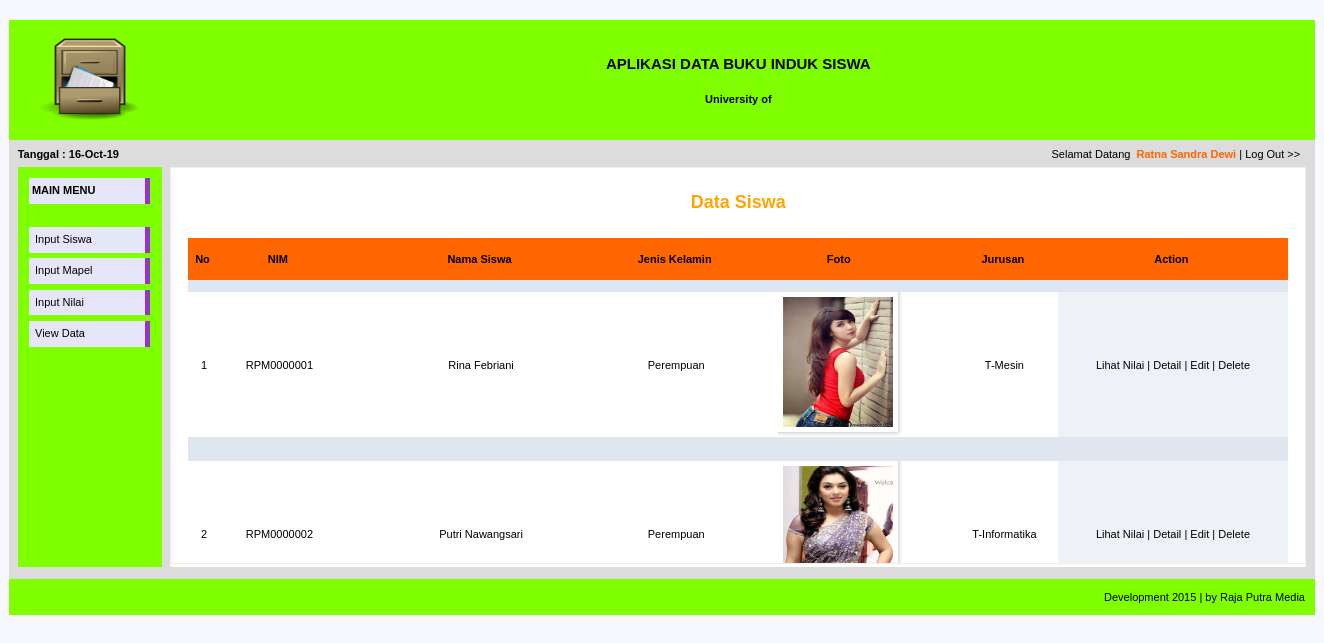
The app's page /home-admin.php?page=form-lihat-data-mahasiswa (signed in) with its own data.
### tables this page shows
CREATE TABLE IF NOT EXISTS `data_siswa` (
  `nim` varchar(10) NOT NULL,
  `nama_siswa` varchar(30) NOT NULL,
  `jk` varchar(9) NOT NULL,
  `foto` varchar(30) NOT NULL,
  `jurusan` varchar(20) NOT NULL,
  `tmp_lahir` varchar(25) NOT NULL,
  `tgl_lahir` date NOT NULL,
  `alamat` varchar(50) NOT NULL,
  `nama_ibu` varchar(30) NOT NULL,
  `email` varchar(30) NOT NULL,
  `hp` varchar(12) NOT NULL
);

### form-lihat-data-mahasiswa.php (the view, shortened to what this page needs)
<div style="border:1px solid rgb(238,238,238); padding:10px; overflow:auto; width:1114px; height:375px;">
<h2 align="center"><font color="orange" size="4" face="arial"><b>Data Siswa</b></font></h2><br>
<table width="1100" border="0" align="center" cellpadding="0" cellspacing="0">
<tr bgcolor="#FF6600" height="42">
	<th width="5">No</td>&nbsp;
	<th width="60">NIM</td>&nbsp;
	<th width="160">Nama Siswa</td>&nbsp;
	<th width="60">Jenis Kelamin</td>&nbsp;
	<th width="60">Foto</td>&nbsp;
	<th width="60">Jurusan</td>&nbsp;
	<th width="130">Action</td>&nbsp;
</tr>
<?php
	$Open = mysqli_connect("localhost","root","");
	$Cari="SELECT * FROM data_siswa ORDER BY nim";
	$Tampil = mysqli_query($Open,$Cari);
	$nomer=0;
    while (	$hasil = mysqli_fetch_array ($Tampil)) {
			$nim 		= stripslashes ($hasil['nim']);
			$nama_siswa	= stripslashes ($hasil['nama_siswa']);
			$jk			= stripslashes ($hasil['jk']);
			$foto 		= $hasil['foto'];
			$jurusan	= stripslashes ($hasil['jurusan']);
	$nomer++;
?>
	<tr align="center" bgcolor="#DFE6EF">
		<td>&nbsp;</td>
		<td>&nbsp;</td>
		<td>&nbsp;</td>
		<td>&nbsp;</td>
		<td>&nbsp;</td>
		<td>&nbsp;</td>
		<td>&nbsp;</td>
	</tr>
	<tr align="center" height="130">
		<td><?=$nomer?><div align="center"></div></td>
		<td><?=$nim?><div align="center"></div></td>
		<td><?=$nama_siswa?><div align="center"></div></td>
		<td><?=$jk?><div align="center"></div></td>
		<td><?php
				if (empty($foto))
					echo "<strong><img src='foto/nopic.gif' width='110' height='130'> <br> No Image </strong>";
					else
					echo "<img class='shadow' src='foto/$foto' width='110' height='130' title='$nama_siswa' >";
					?><div align="center"></div></td>
		<td><?=$jurusan?><div align="center"></div></td>
		<td bgcolor="#EEF2F7"><div align="center"><a href="home-admin.php?page=lihat-nilai-siswa&nim=<?=$nim?>">Lihat Nilai</a> | <a href="home-admin.php?page=form-detail-data-siswa&nim=<?=$nim?>">Detail</a> | <a href="home-admin.php?page=form-edit-data-siswa&nim=<?=$nim?>">Edit</a> | <a href="home-admin.php?page=delete-data-siswa&nim=<?=$nim?>">Delete</a></div></td>
	</tr>
	<tr align="center" bgcolor="#DFE6EF">
		<td>&nbsp;</td>
		<td>&nbsp;</td>
		<td>&nbsp;</td>
		<td>&nbsp;</td>
		<td>&nbsp;</td>
		<td>&nbsp;</td>
		<td>&nbsp;</td>
	</tr>
<?php
	}
?>
</table>

### home-admin.php (shortened to what this page needs)
<html>
<head>
<link href="style.css" rel="stylesheet" type="text/css">
</head>
<body>
<br>
<table width="1306" border="0" align="center" cellpadding="0" cellspacing="0">
<tr>
	<td width="10" bgcolor="#7FFF00">&nbsp;</td>
	<td width="140" height="120" bgcolor="#7FFF00"><div align="center"><img src="image/logo.png" width="100" height="90"></div></td>
	<td width="10" bgcolor="#7FFF00">&nbsp;</td>
	<td width="1136" bgcolor="#7FFF00"><div align="center"><span class="header">APLIKASI DATA BUKU INDUK SISWA<br><br></span>
	<b>University of</b><span class="header"><br></span></div></td>
	<td width="10" bgcolor="#7FFF00"></td>
</tr>
<tr bgcolor="#DCDCDC">
	<td>&nbsp;</td>
	<td height="27"><div align="left"><strong><?php echo "Tanggal : ".date("d-M-y");?></strong></div></td>
	<td>&nbsp;</td>
	<td align="right">Selamat Datang&nbsp;<font color="#FF6600"><strong> <?=$_SESSION['nama']?></strong></font>&nbsp;|&nbsp;<a href="logout.php">Log Out >>&nbsp;&nbsp;</a></td>
	<td>&nbsp;</td>
</tr>
<tr bgcolor="#DCDCDC">
	<td>&nbsp;</td>
	<td rowspan="4" valign="top"><table width="144" height="400" bgcolor="#7FFF00" border="0" cellspacing="0" cellpadding="0" align="top">
		<tr>
		<td valign="top"><ul class="navbar">
			<li><b>MAIN MENU</b></li><br>
			<li><a href="home-admin.php?page=form-input-data-mahasiswa" title="input-data-mahasiswa">&nbsp;Input Siswa</a></li>
			<li><a href="home-admin.php?page=form-input-mapel" title="input mapel">&nbsp;Input Mapel</a></li>
			<li><a href="home-admin.php?page=form-input-nilai" title="input nilai">&nbsp;Input Nilai</a></li>
			<li><a href="home-admin.php?page=form-lihat-data-mahasiswa" title="lihat-data-mahasiswa">&nbsp;View Data</a></li>
		</ul></td>
		</tr></table></td>
	<td rowspan="4">&nbsp;</td>
	<td rowspan="4" valign="top"><table width="1136" height="400" bgcolor="white" border="0" cellspacing="0" cellpadding="0">
		<tr>
			<td width="936" valign="top">
			<?php
			$page = (isset($_GET['page']))? $_GET['page'] : "main";
			switch ($page) {
				case 'form-lihat-data-mahasiswa' : include "form-lihat-data-mahasiswa.php"; break;
			}
			?></td>
	<td rowspan="4">&nbsp;</td>
<tr bgcolor="#DCDCDC">
    	<td>&nbsp;</td>
</tr>
<tr bgcolor="#DCDCDC">
    	<td>&nbsp;</td>
</tr>
<tr bgcolor="#DCDCDC">
    	<td>&nbsp;</td>
</tr>
<tr bgcolor="#DCDCDC">
    	<td>&nbsp;</td>
	<td>&nbsp;</td>
	<td>&nbsp;</td>
	<td>&nbsp;</td>
	<td>&nbsp;</td>
</tr>
<tr bgcolor="#7FFF00">
	<td height="36" colspan="5" bgcolor="#7FFF00"><div align="right" style="margin:0 10px 0 0;"><font color="#000">Development 2015 | by Raja Putra Media</font><br></div></td>
</tr>
</body>
</html>

### style.css (style rules this page uses)
body { font-family: Verdana, Arial, Helvetica, sans-serif; font-size: 11px; background-color:#F8F8FF; }
table { font-family: Verdana, Arial, Helvetica, sans-serif; font-size: 11px; }
.header { font-family: Verdana, Arial, Helvetica, sans-serif; font-size: 15px; color: #000; background-color: #7FFF00; font-weight: bold; }
img.shadow { background: url(image/shadow-1000x1000.gif) no-repeat right bottom; padding: 5px 10px 10px 5px; }
p, li { line-height:175%; }

### home-admin.php (style rules this page uses)
ul.navbar { list-style-type: none; padding: 0; margin: 0; position: relative; top: 0.5em; left: 1em; width: 11em; }
ul.navbar li { background: #E6E6FA; margin: 0.5em 0; padding: 0.3em; border-right: 0.5em solid #9932CC; }
ul.navbar a { text-decoration: none; }
a:link,a:visited,a:active { font-family: Verdana, Arial, Helvetica, sans-serif; font-size: 11px; color: #000000; text-decoration: none; }

### records on screen
data_siswa: nim "RPM0000001", nama_siswa "Rina Febriani", jk "Perempuan", foto (picture), jurusan "T-Mesin"
data_siswa: nim "RPM0000002", nama_siswa "Putri Nawangsari", jk "Perempuan", foto (picture), jurusan "T-Informatika"

### other values on screen
$_SESSION['nama'] "Ratna Sandra Dewi"
